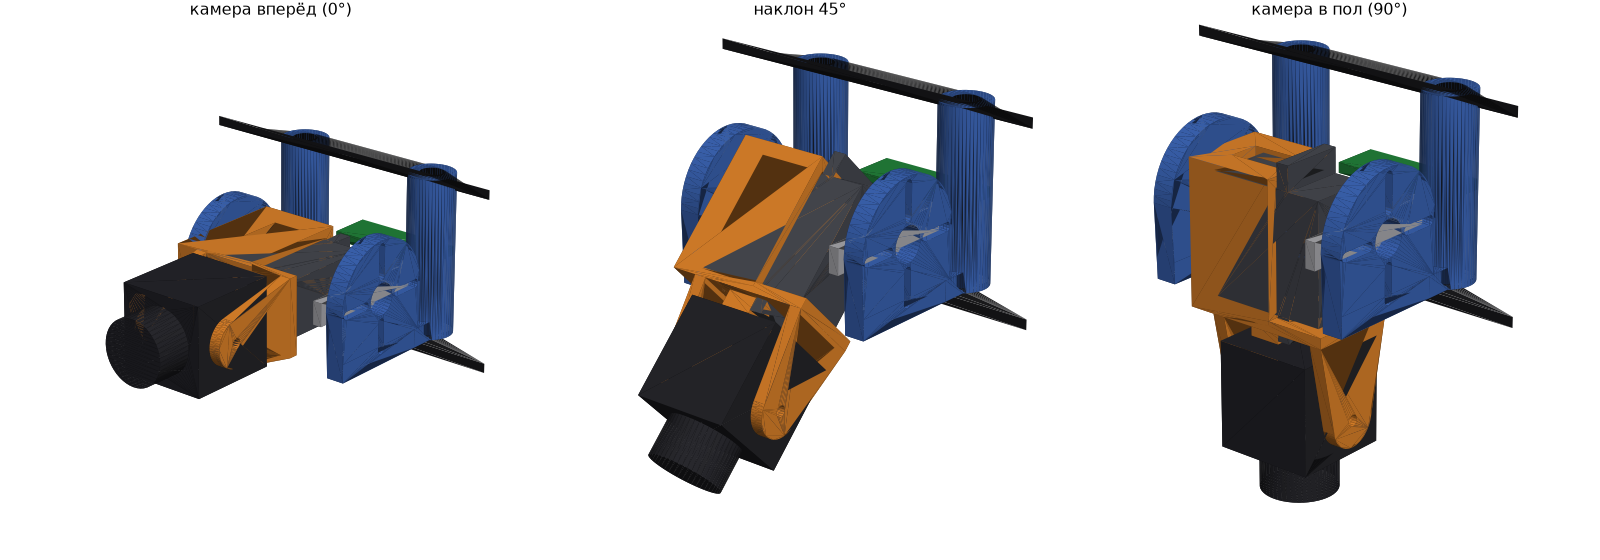

Reproduce this figure in Python.
"""
Поворотный механизм камеры «как на фото» под «Колибри» (Mark4 10" V2) + MG90S.

Как работает: качалка серво прикручена к НЕПОДВИЖНОМУ левому уху рамы, корпус серво
держится с другой стороны на винте-оси M3 в правом ухе. Серво, поворачивая «вал»,
крутит САМ СЕБЯ вместе с люлькой. На люльке 2 ушка под камеру micro 19 мм —
камера уходит по дуге вперёд-вниз и смотрит в пол.

Крепление: 2 трубки на передние стойки рамы (стойку вывернуть, надеть трубку,
вкрутить обратно) + U-рама вперёд. Позади стоек ничего нет (там плата ESP).

Координаты: X вперёд, Y влево, Z вверх; оси стоек в X=0, Y=±SO_S/2; Z=0 — середина
между плитами. Запуск: python3 photo_mount.py [--check]
"""
import math
import os
import sys

import numpy as np

sys.path.insert(0, os.path.join(os.path.dirname(os.path.abspath(__file__)), "..", "kolibri_car"))
from generate_car import M, m3d, box, cyl_y, cyl_z, union, hex_prism, to_trimesh, on_bed  # noqa: E402

HERE = os.path.dirname(os.path.abspath(__file__))

# ---------------- ПАРАМЕТРЫ (мм): замерить стойки! ----------------
SO_S = 33.0             # между осями двух передних стоек (замер пользователя)
SO_D = 5.0              # диаметр стойки
PLATE_GAP = 35.0        # между плитами (Mark4 10" V2)
PLATE_T = 2.0
PLATE_FRONT_X = 6.0     # нижняя плита выступает перед осью стоек
TUBE_WALL = 2.5
FRAME_T = 4.0           # толщина U-рамы (лежит на нижней плите)
# MG90S
SV_L, SV_W, SV_H = 22.8, 12.2, 22.7     # корпус: длина, ширина, высота (без шлица)
SV_SHAFT_OFF = 5.5                      # вал смещён от центра корпуса по длине
SV_SPLINE_H = 4.0                       # шлиц над корпусом
SV_TAB_FROM_TOP, SV_TAB_T, SV_TAB_L = 6.5, 2.5, 32.2
SV_SCREW = 27.8
HORN_T = 2.0                            # крестовая качалка
# камера micro 19
CAM_W, CAM_L, CAM_PIVOT = 19.0, 20.0, 8.0
LENS_R, LENS_L = 7.0, 8.0
# геометрия механизма
X_P = 20.0              # ось поворота (вал серво): перед краем нижней плиты
WALL = 2.0              # стенки люльки
EAR_T = 4.0             # уши рамы
CLR = 0.5               # зазор люлька–ухо
TILT_MAX = 90.0
# --------------------------------------------------------------------

G = PLATE_GAP / 2
Z_FR0 = -G + 0.2                        # низ U-рамы (на нижней плите)
Z_FR1 = Z_FR0 + FRAME_T
Z_P = Z_FR1 + 1.0 + SV_W / 2 + WALL + 1.0   # ось: корпус серво при 0° над рамой
# по Y: левое ухо (качалка) — правое ухо (винт-ось)
Y_HORN_FACE = 15.6                      # внутренняя сторона левого уха = торец качалки
Y_SPLINE_TOP = Y_HORN_FACE - HORN_T
Y_SV_TOP = Y_SPLINE_TOP - SV_SPLINE_H
Y_SV_BOT = Y_SV_TOP - SV_H
Y_CR_BOT = Y_SV_BOT - 4.0               # дно люльки 4 мм (саморез оси M3)
Y_EAR_R = Y_CR_BOT - CLR                # внутренняя сторона правого уха
X_SV_REAR = -(SV_L / 2 - SV_SHAFT_OFF)  # корпус относительно вала (при 0°): назад 5.9
X_SV_FRONT = SV_L / 2 + SV_SHAFT_OFF    # вперёд 17.3
X_WALL_F = X_SV_FRONT + 0.3             # передняя стенка люльки
CAM_X = X_WALL_F + WALL + (CAM_L - CAM_PIVOT) + 4.0   # ось винтов камеры от вала (за полкой ушка серво)
TAB_IN = CAM_W / 2 + 0.15               # внутренние стороны ушек камеры

COL = {"frame": (0.25, 0.42, 0.75), "print": (0.93, 0.55, 0.18), "cam": (0.16, 0.16, 0.18),
       "servo": (0.30, 0.31, 0.34), "metal": (0.72, 0.72, 0.74), "carbon": (0.12, 0.12, 0.13),
       "esp": (0.15, 0.55, 0.25)}


# ---------------------------------------------------------------- детали
def make_frame():
    """Неподвижная часть: 2 трубки на стойки + U-рама + 2 уха (качалка / винт-ось)."""
    parts = []
    ro = SO_D / 2 + TUBE_WALL
    for s in (-1, 1):
        parts.append(cyl_z(ro, Z_FR0, G - 0.2, 0, s * SO_S / 2, 48))
    y_out_l, y_out_r = Y_HORN_FACE + EAR_T, Y_EAR_R - EAR_T
    # U: задняя перекладина и боковины по нижней плите
    parts.append(box(-ro + 1, 9.0, y_out_r, y_out_l, Z_FR0, Z_FR1))
    for y0, y1 in ((Y_HORN_FACE, y_out_l), (y_out_r, Y_EAR_R)):
        parts.append(box(0, X_P + 12, y0, y1, Z_FR0, Z_FR1))
        # ухо: вертикальная пластина вокруг оси + косынка к раме
        ear = M.batch_hull([box(X_P - 12, X_P + 12, y0, y1, Z_FR0, Z_FR1), cyl_y(12.5, y0, y1, X_P, Z_P)])
        parts.append(ear)
    f = union(parts)
    cuts = [cyl_z(SO_D / 2 + 0.15, Z_FR0 - 1, G + 1, 0, s * SO_S / 2, 48) for s in (-1, 1)]
    # левое ухо: под крестовую качалку — центр Ø7 (винт качалки) + 4 радиальных паза под саморезы M2
    cuts.append(cyl_y(3.5, Y_HORN_FACE - 1, y_out_l + 1, X_P, Z_P, 32))
    for a in (0, 90, 180, 270):
        ca, sa = math.cos(math.radians(a)), math.sin(math.radians(a))
        cuts.append(M.batch_hull([cyl_y(0.9, Y_HORN_FACE - 1, y_out_l + 1, X_P + 5 * ca, Z_P + 5 * sa, 12),
                                  cyl_y(0.9, Y_HORN_FACE - 1, y_out_l + 1, X_P + 11 * ca, Z_P + 11 * sa, 12)]))
    # правое ухо: ось M3 (винт снаружи, головка в цековке)
    cuts.append(cyl_y(1.65, y_out_r - 1, Y_EAR_R + 1, X_P, Z_P, 24))
    cuts.append(cyl_y(3.0, y_out_r - 1, y_out_r + 1.5, X_P, Z_P, 32))
    # окно в раме под проход корпуса серво и камеры (U открыта вперёд)
    cuts.append(box(9.0, X_P + 30, Y_EAR_R + 0.01, Y_HORN_FACE - 0.01, Z_FR0 - 1, Z_FR1 + 1))
    return f - union(cuts)


def make_cradle():
    """Люлька MG90S (координаты относительно вала при 0°): коробка вокруг корпуса, ушки серво
    ложатся на верх стенок, дно 4 мм с отверстием под ось M3, впереди 2 ушка под камеру."""
    x0, x1 = X_SV_REAR - 0.3 - WALL, X_WALL_F + WALL
    zo = SV_W / 2 + 0.3 + WALL
    y_tab = Y_SV_TOP - SV_TAB_FROM_TOP - SV_TAB_T           # низ ушек серво
    shell = box(x0, x1, Y_CR_BOT, y_tab, -zo, zo)
    inner = box(x0 + WALL, x1 - WALL, Y_CR_BOT + 4.0, y_tab + 1, -zo + WALL, zo - WALL)
    # передняя стенка поднимается до верхнего ушка камеры
    front = box(X_WALL_F, x1, Y_CR_BOT, TAB_IN + 2.4, -zo, zo)
    tabs = []
    for s in (1, -1):
        y0, y1 = (TAB_IN, TAB_IN + 2.4) if s > 0 else (-TAB_IN - 2.4, -TAB_IN)
        tabs.append(M.batch_hull([box(X_WALL_F, x1, y0, y1, -zo, zo),
                                  cyl_y(5.0, y0, y1, CAM_X, 0)]))
    xc = (X_SV_FRONT + X_SV_REAR) / 2
    ledges = [box(xc + sx * (SV_L / 2 + 0.3), xc + sx * (SV_TAB_L / 2 + 0.6), y_tab - 6.0, y_tab, -SV_W / 2, SV_W / 2)
              for sx in (-1, 1)]
    ledges = [box(min(l.bounding_box()[0], l.bounding_box()[3]), max(l.bounding_box()[0], l.bounding_box()[3]),
                  y_tab - 6.0, y_tab, -SV_W / 2, SV_W / 2) for l in ledges]
    c = union([shell, front] + tabs + ledges) - inner
    # паз в передней стенке под ушко серво (ушко лежит на полке)
    c = c - box(X_WALL_F - 1, x1 + 2, y_tab, y_tab + SV_TAB_T + 0.3, -SV_W / 2 - 0.3, SV_W / 2 + 0.3)
    cuts = [cyl_y(1.25, Y_CR_BOT - 1, Y_CR_BOT + 4.5, 0, 0, 16),                 # ось M3 саморезом
            box(x0 - 1, x0 + WALL + 1, Y_CR_BOT + 5, y_tab - 2, -3, 3)]           # выход кабеля серво
    for sx in (-1, 1):   # пилоты M2 под ушки серво (шаг 27.8 по длине, вал смещён)
        cuts.append(cyl_y(0.8, y_tab - 6, y_tab + 1, sx * SV_SCREW / 2 + (X_SV_FRONT + X_SV_REAR) / 2, 0, 12))
    for s in (1, -1):    # M2 камеры
        cuts.append(cyl_y(1.1, -TAB_IN - 3, TAB_IN + 3, CAM_X, 0, 16))
    return c - union(cuts)


def servo_body():
    """Корпус MG90S в координатах люльки (вал в 0,0 по X/Z), без шлица."""
    xc = (X_SV_FRONT + X_SV_REAR) / 2
    body = box(X_SV_REAR, X_SV_FRONT, Y_SV_BOT, Y_SV_TOP, -SV_W / 2, SV_W / 2)
    tabs = box(xc - SV_TAB_L / 2, xc + SV_TAB_L / 2, Y_SV_TOP - SV_TAB_FROM_TOP - SV_TAB_T,
               Y_SV_TOP - SV_TAB_FROM_TOP, -SV_W / 2, SV_W / 2)
    spl = cyl_y(2.4, Y_SV_TOP, Y_SPLINE_TOP, 0, 0, 24)
    return union([body, tabs, spl])


def horn():
    """Крестовая качалка (неподвижна, прикручена к левому уху)."""
    arms = [box(-1 if a % 180 else -14, 14 if a % 180 == 0 else 1, Y_SPLINE_TOP, Y_HORN_FACE, -2.5, 2.5).rotate([0, a, 0])
            for a in (0, 90)]
    return union([cyl_y(4, Y_SPLINE_TOP, Y_HORN_FACE, 0, 0)] + arms)


def camera():
    body = box(CAM_X + CAM_PIVOT - CAM_L, CAM_X + CAM_PIVOT, -CAM_W / 2, CAM_W / 2, -CAM_W / 2, CAM_W / 2)
    lens = M.cylinder(LENS_L, LENS_R, LENS_R, 48).rotate([0, 90, 0]).translate([CAM_X + CAM_PIVOT, 0, 0])
    return union([body, lens])


def frame_proxy():
    plates = [box(-60, PLATE_FRONT_X, -35, 35, G, G + PLATE_T), box(-60, PLATE_FRONT_X, -35, 35, -G - PLATE_T, -G)]
    so = [cyl_z(SO_D / 2, -G, G, 0, s * SO_S / 2, 32) for s in (-1, 1)]
    return union(plates + so)


def rotating(tilt):
    """Люлька + корпус серво + камера, поворот на tilt° носом вниз вокруг вала."""
    def pl(m):
        return m.rotate([0, tilt, 0]).translate([X_P, 0, Z_P])
    return pl(make_cradle()), pl(servo_body()), pl(camera())


# ---------------------------------------------------------------- проверка
def check():
    ok = True
    fr = make_frame()
    fixed = union([fr, frame_proxy()])
    hn = horn().translate([X_P, 0, Z_P])
    worst, at = 0.0, None
    for t in range(0, int(TILT_MAX) + 1, 3):
        for m in rotating(t):
            v = (m ^ fixed).volume() + (m ^ hn).volume() * 0      # качалка соединена со шлицем по замыслу
            if v > worst:
                worst, at = v, t
    # корпус серво не должен касаться качалки кроме шлица — шлиц внутри качалки по оси
    fr_hit = (fr ^ frame_proxy()).volume()
    back = min(fr.bounding_box()[0], min(rotating(t)[0].bounding_box()[0] for t in (0, 45, 90)))
    ground = min(min(m.bounding_box()[2] for m in rotating(t)) for t in (0, 90))
    good = worst < 1.0 and fr_hit < 1.0 and back >= -(SO_D / 2 + TUBE_WALL) - 0.01
    ok &= good
    print(f"Ход 0…{TILT_MAX:.0f}°: касаний {'нет' if worst < 1 else f'{worst:.1f} мм³ при {at}°'}; "
          f"рама∩плиты/стойки {fr_hit:.1f} мм³; самая задняя точка X={back:.1f} (за трубками {'пусто' if good else '?'})")
    c90 = rotating(90)[2].bounding_box()
    print(f"Ось вала: X={X_P:.1f}, Z={Z_P:.1f} (от середины между плитами); камера от вала {CAM_X:.1f} мм")
    print(f"В пол (90°): камера X {c90[0]:.0f}…{c90[3]:.0f}, низ объектива Z={c90[2]:.0f}; "
          f"нижняя плита рамы Z={-G - PLATE_T:.0f} — выступает вниз на {-G - PLATE_T - ground:.0f} мм")
    return ok


# ---------------------------------------------------------------- превью и экспорт
def render(path):
    import matplotlib
    matplotlib.use("Agg")
    import matplotlib.pyplot as plt
    from mpl_toolkits.mplot3d.art3d import Poly3DCollection
    light = np.array([0.4, 0.6, 0.75]); light /= np.linalg.norm(light)
    fig = plt.figure(figsize=(20, 7))
    views = [(0, "камера вперёд (0°)"), (45, "наклон 45°"), (90, "камера в пол (90°)")]
    for k, (t, title) in enumerate(views):
        cr, sv, cam = rotating(t)
        esp = box(-14, -5, -12, 12, -6, -4)
        items = [(frame_proxy(), "carbon"), (make_frame(), "frame"), (horn().translate([X_P, 0, Z_P]), "metal"),
                 (cr, "print"), (sv, "servo"), (cam, "cam"), (esp, "esp")]
        T, C = [], []
        for man, col in items:
            tm = to_trimesh(man)
            sh = 0.35 + 0.65 * np.clip(tm.face_normals @ light, 0, 1)
            T.append(tm.vertices[tm.faces]); C.append(np.c_[np.outer(sh, COL[col]), np.ones_like(sh)])
        T = np.concatenate(T); C = np.concatenate(C)
        keep = T[:, :, 0].mean(1) > -14
        T, C = T[keep], C[keep]
        ax = fig.add_subplot(1, 3, k + 1, projection="3d")
        ax.add_collection3d(Poly3DCollection(T, facecolors=C, edgecolor="none"))
        V = T.reshape(-1, 3); lo, hi = V.min(0), V.max(0); c = (lo + hi) / 2; r = (hi - lo).max() / 2 * 0.72
        ax.set_xlim(c[0] - r, c[0] + r); ax.set_ylim(c[1] - r, c[1] + r); ax.set_zlim(c[2] - r, c[2] + r)
        ax.set_box_aspect((1, 1, 1)); ax.view_init(22, 40); ax.set_axis_off(); ax.set_title(title, fontsize=14)
    plt.tight_layout(); plt.savefig(path, dpi=80)


def export():
    d = os.path.join(HERE, "stl", "photo_MG90S")
    os.makedirs(d, exist_ok=True)
    to_trimesh(on_bed(make_frame())).export(os.path.join(d, "cam_frame_on_standoffs_x1.stl"))
    to_trimesh(on_bed(make_cradle())).export(os.path.join(d, "cam_servo_cradle_x1.stl"))
    render(os.path.join(HERE, "photo_mount.png"))


if __name__ == "__main__":
    if "--check" in sys.argv:
        sys.exit(0 if check() else 1)
    export()
